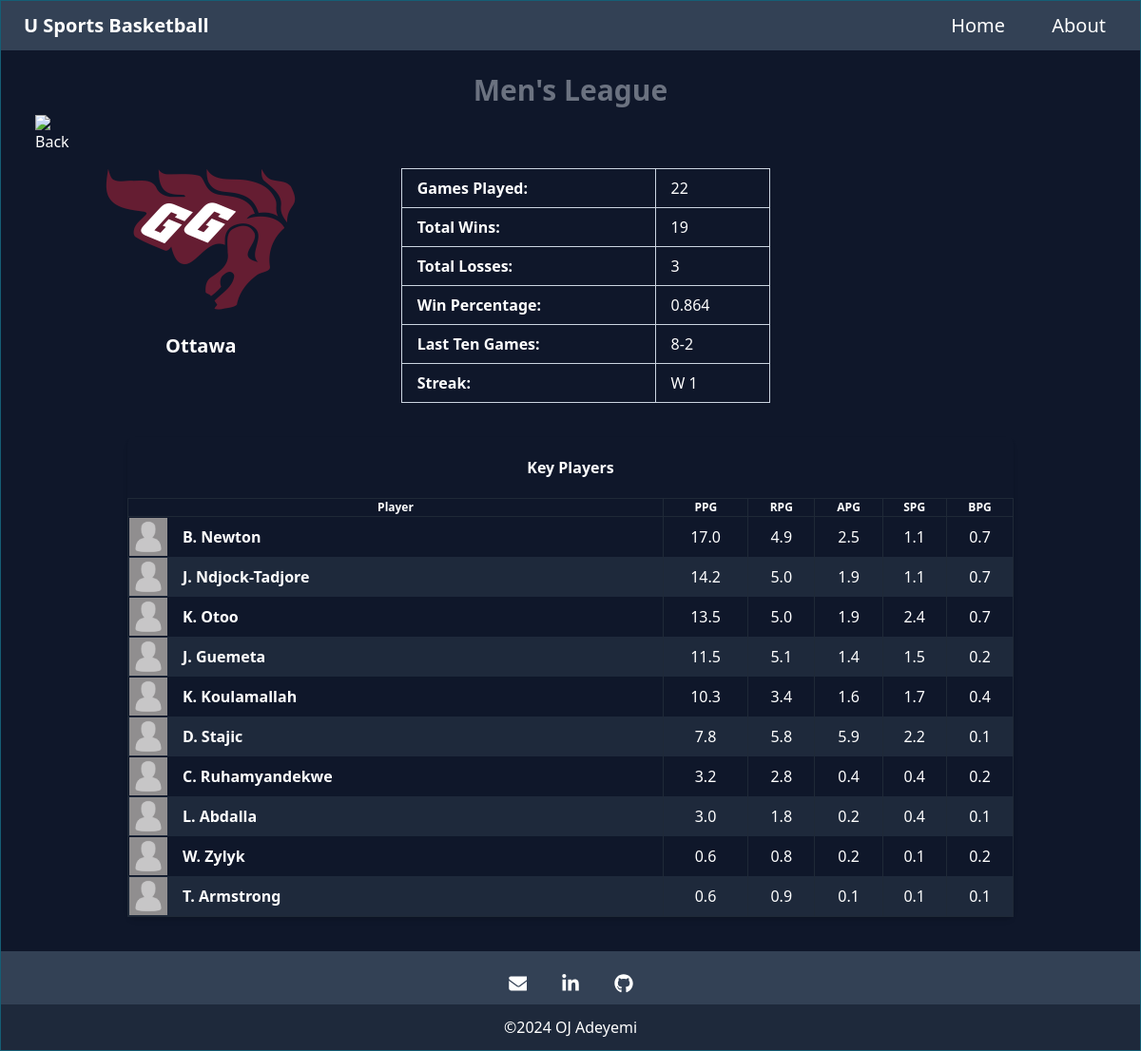
The app's page /mbb/Ottawa with its own data.
### models.py (models this page shows, shortened)
class __BaseTeam(db.Model):
    __abstract__ = True
    team_id: Mapped[int] = mapped_column(Integer, primary_key=True)
    team_name: Mapped[str] = mapped_column(String(255), unique=True)
    conference: Mapped[str] = mapped_column(String(10))
    last_ten_games: Mapped[str] = mapped_column(String(50))
    games_played: Mapped[int] = mapped_column(Integer)
    total_wins: Mapped[int] = mapped_column(Integer)
    total_losses: Mapped[int] = mapped_column(Integer)
    win_percentage: Mapped[float] = mapped_column(Float(precision=2))
    streak: Mapped[str] = mapped_column(String(50))
    offensive_efficiency: Mapped[float] = mapped_column(Float(precision=2))
    defensive_efficiency: Mapped[float] = mapped_column(Float(precision=2))
    net_efficiency: Mapped[float] = mapped_column(Float(precision=2))
    points_per_game: Mapped[float] = mapped_column(Float(precision=2))
    field_goal_percentage: Mapped[float] = mapped_column(Float)
    three_point_percentage: Mapped[float] = mapped_column(Float)
    free_throw_percentage: Mapped[float] = mapped_column(Float)
    offensive_rebounds_per_game: Mapped[float] = mapped_column(Float)
    defensive_rebounds_per_game: Mapped[float] = mapped_column(Float)
    total_rebounds_per_game: Mapped[float] = mapped_column(Float)
    assists_per_game: Mapped[float] = mapped_column(Float)
    turnovers_per_game: Mapped[float] = mapped_column(Float)
    steals_per_game: Mapped[float] = mapped_column(Float)
    blocks_per_game: Mapped[float] = mapped_column(Float)
    team_fouls_per_game: Mapped[float] = mapped_column(Float)
    field_goals_percentage_against: Mapped[float] = mapped_column(Float)
    three_points_percentage_against: Mapped[float] = mapped_column(Float)
    offensive_rebounds_per_game_against: Mapped[float] = mapped_column(Float)
    defensive_rebounds_per_game_against: Mapped[float] = mapped_column(Float)
    total_rebounds_per_game_against: Mapped[float] = mapped_column(Float)
    assists_per_game_against: Mapped[float] = mapped_column(Float)
    turnovers_per_game_against: Mapped[float] = mapped_column(Float)
    steals_per_game_against: Mapped[float] = mapped_column(Float)
    blocks_per_game_against: Mapped[float] = mapped_column(Float)
    team_fouls_per_game_against: Mapped[float] = mapped_column(Float)
    points_per_game_against: Mapped[float] = mapped_column(Float)
    field_goal_made: Mapped[int] = mapped_column(Integer)
    field_goal_attempted: Mapped[int] = mapped_column(Integer)
    three_pointers_made: Mapped[int] = mapped_column(Integer)
    three_pointers_attempted: Mapped[int] = mapped_column(Integer)
    free_throws_made: Mapped[int] = mapped_column(Integer)
    free_throws_attempted: Mapped[int] = mapped_column(Integer)
    field_goal_made_against: Mapped[int] = mapped_column(Integer)
    field_goal_attempted_against: Mapped[int] = mapped_column(Integer)
    three_pointers_attempted_against: Mapped[int] = mapped_column(Integer)
    total_points: Mapped[int] = mapped_column(Integer)
    total_points_against: Mapped[int] = mapped_column(Integer)

class MenTeam(__BaseTeam):
    __tablename__ = "men_team_test"

class __BasePlayer(db.Model):
    __abstract__ = True
    player_id: Mapped[int] = mapped_column(Integer, primary_key=True)
    team_id: Mapped[int] = mapped_column(Integer, ForeignKey('__BaseTeam.team_id'))
    first_name: Mapped[str] = mapped_column(String(255))
    lastname_initials: Mapped[str] = mapped_column(String(2))
    school: Mapped[str] = mapped_column(String(255))
    games_played: Mapped[int] = mapped_column(Integer)
    games_started: Mapped[int] = mapped_column(Integer)
    minutes_played: Mapped[int] = mapped_column(Integer)
    total_points: Mapped[int] = mapped_column(Integer)
    offensive_rebounds: Mapped[int] = mapped_column(Integer)
    defensive_rebounds: Mapped[int] = mapped_column(Integer)
    total_rebounds: Mapped[int] = mapped_column(Integer)
    personal_fouls: Mapped[int] = mapped_column(Integer)
    disqualifications: Mapped[int] = mapped_column(Integer)
    assists: Mapped[int] = mapped_column(Integer)
    turnovers: Mapped[int] = mapped_column(Integer)
    assist_per_turnover: Mapped[float] = mapped_column(Float)
    steals: Mapped[int] = mapped_column(Integer)
    blocks: Mapped[int] = mapped_column(Integer)
    field_goal_made: Mapped[int] = mapped_column(Integer)
    field_goal_attempted: Mapped[int] = mapped_column(Integer)
    field_goal_percentage: Mapped[float] = mapped_column(Float)
    three_pointers_made: Mapped[int] = mapped_column(Integer)
    three_pointers_attempted: Mapped[int] = mapped_column(Integer)
    three_pointers_percentage: Mapped[float] = mapped_column(Float)
    free_throws_made: Mapped[int] = mapped_column(Integer)
    free_throws_attempted: Mapped[int] = mapped_column(Integer)
    free_throws_percentage: Mapped[float] = mapped_column(Float)

class MenPlayers(__BasePlayer):
    __tablename__ = "men_players_test"

### app.py (the view)
@app.route("/<league_path>")
def league(league_path):
    if league_path == "mbb":
        Team = MenTeam
        Player = MenPlayers
        league_name = "Men's"
    elif league_path == "wbb":
         Team = WomenTeam
         Player = WomenPlayers
         league_name = "Women's"
    else:
        return render_template("error.html", message="Invalid league")
    fallback_player_portrait_url = url_for('static', filename='player_photos/default_portrait.png')
    teams = Team.query.with_entities(
        Team.team_id,
        Team.team_name,
        Team.last_ten_games,
        Team.conference,
        Team.total_losses,
        Team.total_wins,
        cast(Team.win_percentage, Numeric(10, 2)).label('win_percentage'),
        Team.streak,
        Team.games_played,
        cast(Team.offensive_efficiency, Numeric(10, 3)).label('offensive_efficiency'),
        cast(Team.defensive_efficiency, Numeric(10, 3)).label('defensive_efficiency')
    ).order_by(Team.win_percentage.desc()).all()
    players = Player.query.with_entities(
        Player.lastname_initials,
        Player.first_name,
        Player.school,
        Player.games_played,
        Player.field_goal_attempted,
        Player.three_pointers_attempted,
        Player.field_goal_percentage,
        Player.three_pointers_percentage,
        Player.free_throws_percentage,
        Team.games_played.label("team_games_played"),
        Team.conference.label("team_conference"),
        func.round(Player.total_points / Player.games_played, 1).label('points_per_game'),
        func.round(Player.total_rebounds / Player.games_played, 1).label('rebounds_per_game'),
        func.round(Player.assists / Player.games_played, 1).label('assists_per_game'),
        func.round(Player.three_pointers_made / Player.games_played, 1).label('three_pointers_made_per_game'),
        func.round(Player.free_throws_made / Player.games_played, 1).label('free_throws_made_per_game'),
        func.round(Player.blocks / Player.games_played, 1).label('blocks_per_game'),
        func.round(Player.steals / Player.games_played, 1).label('steals_per_game'),
        func.round(Player.field_goal_made / Player.games_played, 1).label('field_goal_made_per_game')
    ).outerjoin(
    Team, Player.team_id == Team.team_id
).all()
    radar_data = calculate_radar_data(Team,find_min_max_values(Team))
    return render_template("league.html", teams=teams, players=players, league=league_name, league_path=league_path, fallback_player_portrait_url=fallback_player_portrait_url, radar_data=radar_data)

### app.py (called while the page is built, shortened)
@app.route("/<league_path>/<team_path>")
def team_page(league_path: str,team_path: str):
    fallback_player_portrait_url = url_for('static', filename='player_photos/default_portrait.png')
    if league_path == "mbb":
        league_name = "Men's"
        team: MenTeam = MenTeam.query.filter_by(team_name=team_path).one() # type: ignore
        players: list[MenPlayers] = MenPlayers.query.filter_by(team_id=team.team_id).all() # type: ignore
        return render_template("team.html", team=team, players=players, league=league_name, league_path=league_path, fallback_player_portrait_url=fallback_player_portrait_url)
    else:
        return render_template("error.html", message="Invalid team")

### templates/team.html
{% extends "base.html" %} {% block content %}
<div class="min-h-screen">
  <section>
    <h1 class="text-center text-gray-500 font-bold text-xl md:text-3xl py-2">
      {{ league }} League
    </h1>
    <a href="#" onclick="history.back()"
      class="inline-block w-8 h-8 md:w-10 md:h-10 group transform transition duration-500 ml-5">
      <img src="https://www.svgrepo.com/show/101168/go-back-arrow.svg" alt="Back" class=" group-hover:scale-150" />
    </a>
    <div class="flex flex-row justify-center w-full">
      <div class="w-1/3 flex flex-col items-center">
        <img src="{{ url_for('static', filename='team_logos/' + team.team_name +'.png') }}" alt="Team Logo"
          class="max-w-15 max-h-15 m-4" />
        <div class="font-bold text-base md:text-xl m-2">{{ team.team_name }}</div>
      </div>
      <div class="w-2/3">
        <table class="table-auto w-4/5 border-collapse border border-slate-400 md:w-3/5 lg:w-1/2 text-left m-4">
          <tr>
            <th class="border border-slate-300 px-4 py-2">Games Played:</th>
            <td class="border border-slate-300 px-4 py-2 text-sm md:text-base">{{ team.games_played }}</td>
          </tr>
          <tr>
            <th class="border border-slate-300 px-4 py-2">Total Wins:</th>
            <td class="border border-slate-300 px-4 py-2 text-sm md:text-base">{{ team.total_wins }}</td>
          </tr>
          <tr>
            <th class="border border-slate-300 px-4 py-2">Total Losses:</th>
            <td class="border border-slate-300 px-4 py-2 text-sm md:text-base">{{ team.total_losses }}</td>
          </tr>
          <tr>
            <th class="border border-slate-300 px-4 py-2">Win Percentage:</th>
            <td class="border border-slate-300 px-4 py-2 text-sm md:text-base">{{ team.win_percentage }}</td>
          </tr>
          <tr>
            <th class="border border-slate-300 px-4 py-2">Last Ten Games:</th>
            <td class="border border-slate-300 px-4 py-2 text-sm md:text-base">{{ team.last_ten_games }}</td>
          </tr>
          <tr>
            <th class="border border-slate-300 px-4 py-2">Streak:</th>
            <td class="border border-slate-300 px-4 py-2 text-sm md:text-base">{{ team.streak }}</td>
          </tr>
        </table>
      </div>
    </div>
  </section>
  <div style="margin: 0 auto"
    class="team-container w-full md:w-4/5  xl:w-1/2 team-header rounded-lg shadow-md my-5 text-center">
    <h2 class="text-center font-bold mt-5 py-5">Key Players</h2>
    <table class="w-full border border-gray-800 border-collapse">
      <thead>
        <tr class="text-xs my-4">
          <th class="border-b border-r border-gray-800">Player</th>
          <th class="border-b border-r border-gray-800">PPG</th>
          <th class="border-b border-r border-gray-800">RPG</th>
          <th class="border-b border-r border-gray-800">APG</th>
          <th class="border-b border-r border-gray-800">SPG</th>
          <th class="border-b border-r border-gray-800">BPG</th>
        </tr>
      </thead>
      <tbody>
        {% for player in players %}
        <tr class="even:bg-slate-800 ">
          <td class="flex items-center border-r border-gray-800">
            <img
              src="{{ url_for('static', filename='player_photos/' + league_path + '/' + player.school + '/' + player.lastname_initials + ' ' + player.first_name +'.jpg') }}"
              alt="PlayerPortrait" onerror="this.onerror=null; this.src='{{ fallback_player_portrait_url }}';"
              class="max-w-8 h-auto md:max-w-10 mr-2" />
            <span class="font-bold">&nbsp; {{ player.lastname_initials }}. {{ player.first_name
              }}</span>
          </td>
          <td class="border-r border-gray-800">{{ (player.total_points / player.games_played) | round(1)
            }}</td>
          <td class="items-center border-r border-gray-800">
            {{ (player.total_rebounds / player.games_played) | round(1) }}
          </td>
          <td class="border-r border-gray-800">{{ (player.assists / player.games_played) | round(1)}}</td>
          <td class="border-r border-gray-800">{{ (player.steals / player.games_played) | round(1) }}</td>
          <td class="border-r border-gray-800">{{ (player.blocks / player.games_played) | round(1)}}</td>
        </tr>
        {% endfor %}
      </tbody>
    </table>
  </div>
</div>
{% endblock %}

### templates/base.html (shortened to what this page needs)
<!DOCTYPE html>
<html lang="en">
<head>
  <link href="{{ url_for('static', filename='css/output.css') }}" rel="stylesheet" />
</head>
<body class=" text-white bg-[url('https://wallpapers.com/images/high/4k-basketball-court-and-sunset-wz50tvexzvd7m182.webp')]">
  <div class="max-w-screen-2xl mx-auto border border-cyan-800 bg-cover bg-center bg-slate-900 ">
    <header class="bg-slate-700  text-white py-3 px-6 flex justify-between items-center text-sm md:text-xl">
      <h1 class="font-bold">U Sports Basketball</h1>
      <nav>
        <a href="/"
          class="mr-5 hover:text-gray-300 px-3 py-1 rounded hover:bg-blue-600 transition duration-300">Home</a>
        <a href="/about"
          class="hover:text-gray-300 px-3 py-1 rounded hover:bg-blue-600 transition duration-300">About</a>
      </nav>
    </header>
    <main class="m-4">
      {% block content %} {% endblock %}
    </main>
    <footer class="flex flex-col items-center bg-slate-700 mt-9 bottom-0">
      <div class="container pt-3">
        <div class="flex justify-center space-x-3">
          <a href="mailto:ojieadeyemi@gmail.com" type="button"
            class="rounded-full bg-transparent p-3 font-medium uppercase leading-normal text-surface transition duration-150 ease-in-out hover:bg-neutral-500 focus:outline-none focus:ring-0"
            data-twe-ripple-init>
            <span class="mx-auto [&>svg]:h-5 [&>svg]:w-5">
            </span>
          </a>
          <a href="https://www.linkedin.com/in/oj-adeyemi" type="button"
            class="rounded-full bg-transparent p-3 font-medium uppercase leading-normal text-surface transition duration-150 ease-in-out hover:bg-neutral-500 focus:outline-none focus:ring-0"
            data-twe-ripple-init>
            <span class="mx-auto [&>svg]:h-5 [&>svg]:w-5">
            </span>
          </a>
          <a href="https://github.com/ojadeyemi" type="button"
            class="rounded-full bg-transparent p-3 font-medium uppercase leading-normal text-surface transition duration-150 ease-in-out hover:bg-neutral-500 focus:outline-none focus:ring-0"
            data-twe-ripple-init>
            <span class="mx-auto [&>svg]:h-5 [&>svg]:w-5">
            </span>
          </a>
        </div>
      </div>
      <div class="w-full bg-slate-800 p-3 text-center">©2024 OJ Adeyemi</div>
    </footer>
  </div>
</body>
</html>

### records on screen
MenTeam: team_name (picture), team_name "Ottawa", games_played "22", total_wins "19", total_losses "3", win_percentage "0.864", last_ten_games "8-2", streak "W 1"
MenPlayers: lastname_initials "B", first_name "Newton", (player.total_points/player.games_played)|round(1) "17.0", (player.total_rebounds/player.games_played)|round(1) "4.9", (player.assists/player.games_played)|round(1) "2.5", (player.steals/player.games_played)|round(1) "1.1", (player.blocks/player.games_played)|round(1) "0.7"
MenPlayers: lastname_initials "J", first_name "Ndjock-Tadjore", (player.total_points/player.games_played)|round(1) "14.2", (player.total_rebounds/player.games_played)|round(1) "5.0", (player.assists/player.games_played)|round(1) "1.9", (player.steals/player.games_played)|round(1) "1.1", (player.blocks/player.games_played)|round(1) "0.7"
MenPlayers: lastname_initials "K", first_name "Otoo", (player.total_points/player.games_played)|round(1) "13.5", (player.total_rebounds/player.games_played)|round(1) "5.0", (player.assists/player.games_played)|round(1) "1.9", (player.steals/player.games_played)|round(1) "2.4", (player.blocks/player.games_played)|round(1) "0.7"
MenPlayers: lastname_initials "J", first_name "Guemeta", (player.total_points/player.games_played)|round(1) "11.5", (player.total_rebounds/player.games_played)|round(1) "5.1", (player.assists/player.games_played)|round(1) "1.4", (player.steals/player.games_played)|round(1) "1.5", (player.blocks/player.games_played)|round(1) "0.2"
MenPlayers: lastname_initials "K", first_name "Koulamallah", (player.total_points/player.games_played)|round(1) "10.3", (player.total_rebounds/player.games_played)|round(1) "3.4", (player.assists/player.games_played)|round(1) "1.6", (player.steals/player.games_played)|round(1) "1.7", (player.blocks/player.games_played)|round(1) "0.4"
MenPlayers: lastname_initials "D", first_name "Stajic", (player.total_points/player.games_played)|round(1) "7.8", (player.total_rebounds/player.games_played)|round(1) "5.8", (player.assists/player.games_played)|round(1) "5.9", (player.steals/player.games_played)|round(1) "2.2", (player.blocks/player.games_played)|round(1) "0.1"
MenPlayers: lastname_initials "C", first_name "Ruhamyandekwe", (player.total_points/player.games_played)|round(1) "3.2", (player.total_rebounds/player.games_played)|round(1) "2.8", (player.assists/player.games_played)|round(1) "0.4", (player.steals/player.games_played)|round(1) "0.4", (player.blocks/player.games_played)|round(1) "0.2"
MenPlayers: lastname_initials "L", first_name "Abdalla", (player.total_points/player.games_played)|round(1) "3.0", (player.total_rebounds/player.games_played)|round(1) "1.8", (player.assists/player.games_played)|round(1) "0.2", (player.steals/player.games_played)|round(1) "0.4", (player.blocks/player.games_played)|round(1) "0.1"
MenPlayers: lastname_initials "W", first_name "Zylyk", (player.total_points/player.games_played)|round(1) "0.6", (player.total_rebounds/player.games_played)|round(1) "0.8", (player.assists/player.games_played)|round(1) "0.2", (player.steals/player.games_played)|round(1) "0.1", (player.blocks/player.games_played)|round(1) "0.2"
MenPlayers: lastname_initials "T", first_name "Armstrong", (player.total_points/player.games_played)|round(1) "0.6", (player.total_rebounds/player.games_played)|round(1) "0.9", (player.assists/player.games_played)|round(1) "0.1", (player.steals/player.games_played)|round(1) "0.1", (player.blocks/player.games_played)|round(1) "0.1"

### other values on screen
{{ league }} "Men's"
